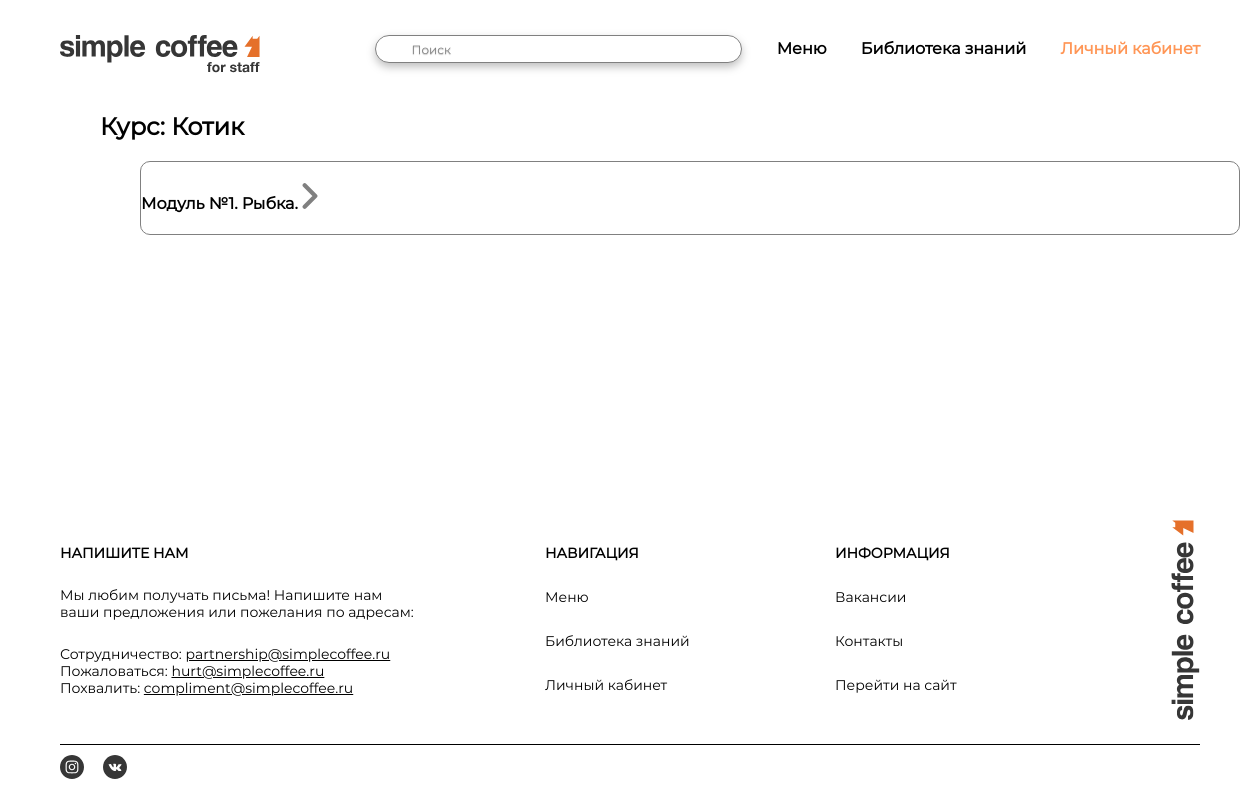
Before: /course/2/ with the older database file.
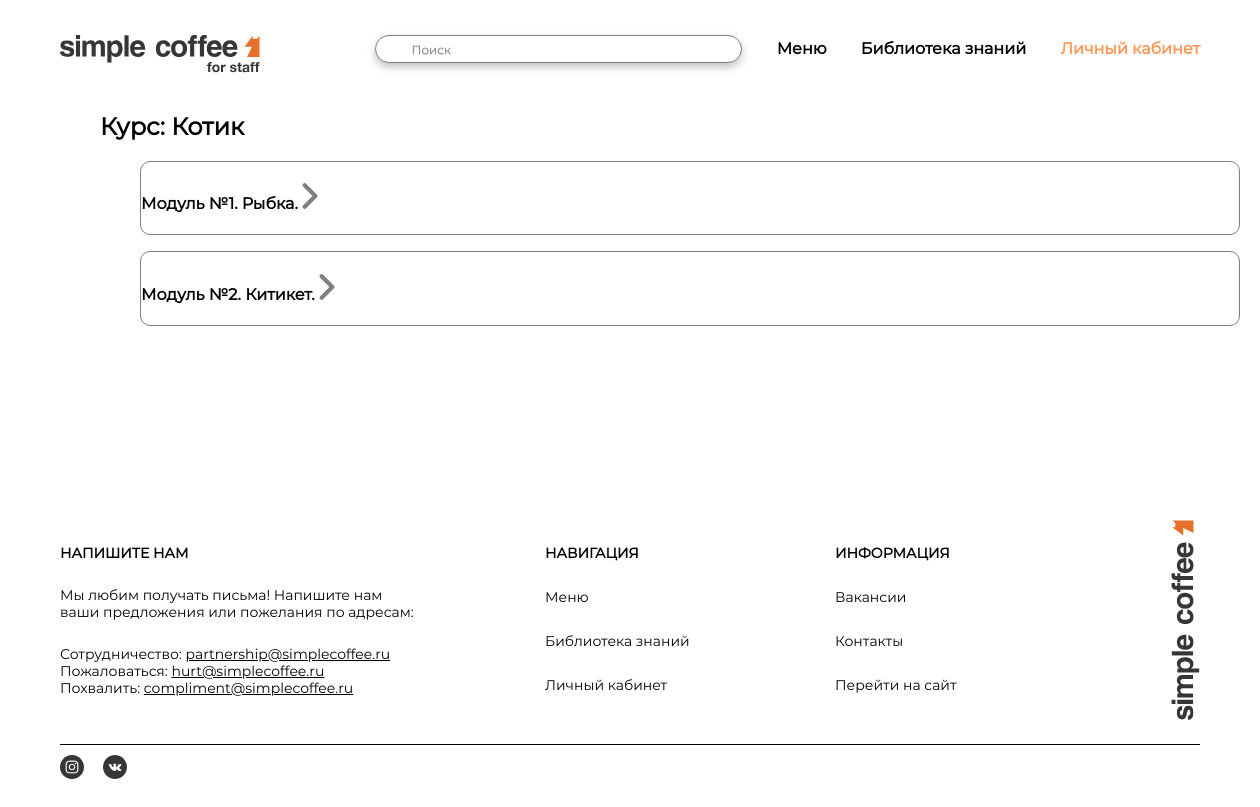
After: the same page with the newer database file.
### main/models.py (models this page shows, shortened)
class Module(models.Model):
    module = models.AutoField(primary_key=True, verbose_name='ID')
    parent = models.ForeignKey('Course', on_delete=models.PROTECT, null=True, verbose_name='Курс')
    module_name = models.CharField(max_length=100, default='Title of module', verbose_name='Название')
    order_course = models.PositiveIntegerField(verbose_name='Номер в курсе', null=True, blank=True)
    def get_absolute_url(self):
        return reverse('module', kwargs={'module_id': self.pk})
    class Meta:
        verbose_name = 'Модуль'
        verbose_name_plural = 'Модули'

class Course(models.Model):
    course = models.PositiveIntegerField(primary_key=True)
    title = models.CharField(max_length=100, default='Title')
    role = models.ForeignKey('Role', on_delete=models.PROTECT, null=True)
    def __str__(self):
        return self.title
    class Meta:
        verbose_name = 'Курс'
        verbose_name_plural = 'Курсы'

### main/views.py (the view)
# urls.py: path('course/<int:course_id>/', views.show_course, name='course'),
def show_course(request, course_id):
    modules = Module.objects.filter(parent=course_id)
    return render(request, 'main/courses.html', {'modules': modules})

### main/templates/main/courses.html (shortened to what this page needs)
{% extends 'main/layout.html' %}
{% load static %}
{% block content %}
    {% for module in modules|slice:"0:1" %}
        <h2>Курс: {{ module.parent }}</h2>
    {% endfor %}
    {% for module in modules %}
    <ul style="list-style:none; ">
        <li >
            <div class="outline"
            style="
            border: 1.5px solid #808080;
            border-radius: 10px;">
            <h4>
                <a href="{{ module.get_absolute_url }}"
                    style="
                    text-decoration:none;
                    color: black;">
                Модуль №{{ module.order_course }}. {{ module.module_name }}.
                </a>
            <a href="{{ module.get_absolute_url }}">
                     <img src="{% static 'main/img/Vector.svg' %}" style=" align-self: end;">
            </a>
            </h4>
            </div>
        </li>
    </ul>
    {% endfor %}
{% endblock %}

Changed rows visible on the page:
added Module: order_course "2", module_name "Китикет"
